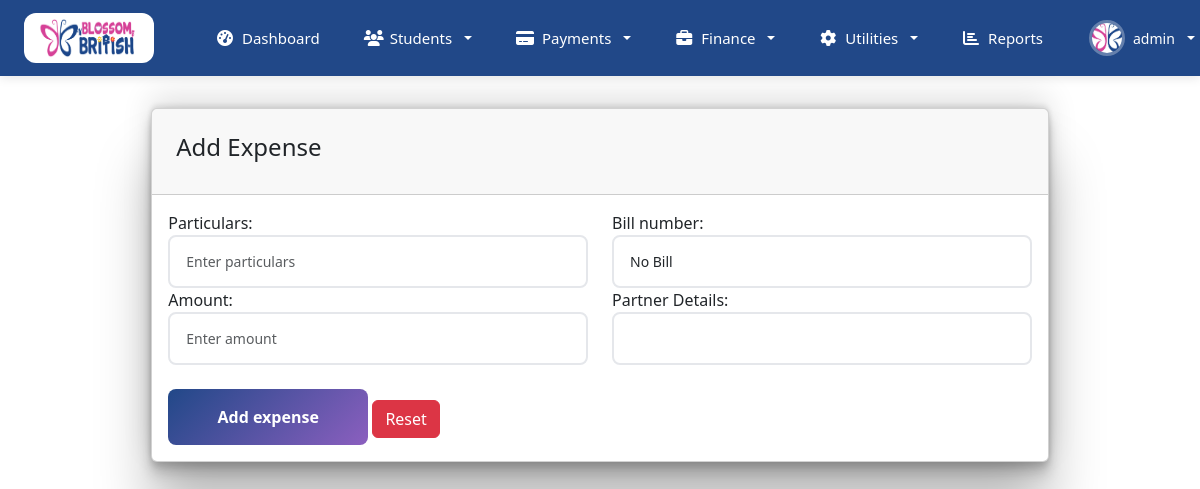
Page /finances/add_expense/ (signed in) on the committed database.
### home/models.py (models this page shows, shortened)
class CustomUser(AbstractBaseUser, PermissionsMixin):
    email = models.EmailField(unique=True, verbose_name='email address')
    username = models.CharField(max_length=30, unique=True,verbose_name='username')
    first_name = models.CharField(max_length=30, blank=True, verbose_name='first name')
    last_name = models.CharField(max_length=30, blank=True, verbose_name='last name')
    is_active = models.BooleanField(default=True, verbose_name='active')
    is_staff = models.BooleanField(default=False, verbose_name='staff status')
    avatar = models.ImageField(upload_to='avatars/', blank=True, null=True)
    role = models.CharField(max_length=20,
                            choices=(
                                ("user","user"),
                                ("account","account"),
                                ("admin","admin"),
                            ),
                            default='user'
                            )
    date_joined = models.DateTimeField(auto_now_add=True, verbose_name='date joined')
    objects = CustomUserManager()
    USERNAME_FIELD = 'username'
    REQUIRED_FIELDS = ["first_name", "last_name", "email"]
    class Meta:
        verbose_name = 'user'
        verbose_name_plural = 'users'

### Finance/views.py (the view)
# urls.py: path('add_expense/', views.add_expense, name='add_expense'),
def add_expense(request):
    if request.method == 'POST':
        form = ExpenseForm(request.POST)
        if form.is_valid():
            form.save()
            messages.success(request, "Expense record added successfully.")
            return redirect('Expense')  # Redirect to the same page or another view
    else:
        form = ExpenseForm()
    return render(request, 'finance/add-expense.html', {'form': form})

### Finance/forms.py
class ExpenseForm(forms.ModelForm):
    class Meta:
        model = Expense
        fields = ['perticulers',"bill_number", 'amount', 'other']
        labels = {
            'perticulers': 'Particulars',
            'amount': 'Amount',
            'other': 'Partner Details',
        }
        widgets = {
            'perticulers': forms.TextInput(attrs={
                'class': 'form-control form-input',
                'id': 'Expense-perticulers',
                'placeholder': 'Enter particulars'
            }),
            'amount': forms.NumberInput(attrs={
                'class': 'form-control form-input',
                'id': 'Expense-amount',
                'placeholder': 'Enter amount',
                "min":0
            }),
            'other': forms.TextInput(attrs={
                'class': 'form-control form-input',
                'id': 'Expense-other',
                'placeholder': 'Other details',
            }),
            'bill_number': forms.TextInput(attrs={
                'class': 'form-control form-input',
                'id': 'billno',
                'placeholder': 'Bill Number (Optional)'
            }),
        }

### home/context_processors.py (called while the page is built)
def user_context(request):
    if isinstance(request.user, AnonymousUser):
        return {}
    return {
        'user_full_name': f"{request.user.first_name} {request.user.last_name}".strip(),
        'user_initials': f"{request.user.first_name[:1]}{request.user.last_name[:1]}".upper() if request.user.first_name and request.user.last_name else request.user.username[:2].upper(),
        'user_role_display': request.user.role.title() if hasattr(request.user, 'role') else 'User',
    }

### templates/finance/add-expense.html (shortened to what this page needs)
{% extends 'auth_templates/index.html' %}
{% block content %}
<div class="category-add-list">
    <div class="content-page">
        <div class="container-fluid add-form-list">
            <div class="row">
                <div class="col-sm-12">
                    <div class="card"style="box-shadow: rgba(0, 0, 0, 0.25) 0px 54px 55px, rgba(0, 0, 0, 0.12) 0px -12px 30px, rgba(0, 0, 0, 0.12) 0px 4px 6px, rgba(0, 0, 0, 0.17) 0px 12px 13px, rgba(0, 0, 0, 0.09) 0px -3px 5px;">
                        <div class="card-header d-flex justify-content-between">
                            <div class="header-title">
                                <h4 class="card-title">Add Expense</h4>
                            </div>
                        </div>
                        <div class="card-body">
                            <form method="post" data-toggle="validator">
                                <div class="row">
                                {% for field in form %}
                                    <div class="col-md-6">
                                        <div class="form-group">
                                            {{field.label_tag}}
                                            {{field}}
                                        </div>
                                    </div>
                                    {% endfor %}
                                </div>
                                <br><b></b>
                                <button type="submit" class="submit-button mr-2">Add expense</button>
                                <button type="reset" class="btn btn-danger">Reset</button>
                            </form>
                        </div>
                    </div>
                </div>
            </div>
        </div>
    </div>
</div>
{% endblock %}

### templates/auth_templates/index.html (shortened to what this page needs)
<!DOCTYPE html>
{% load static %}
<html lang="en">
<head>
    <link rel="stylesheet" href="{% static 'css/styles.css' %}">
    <link href="https://cdnjs.cloudflare.com/ajax/libs/font-awesome/6.4.0/css/all.min.css" rel="stylesheet">
  <link href="{% static 'glightbox/glightbox.min.css' %}" rel="stylesheet">
    <link href="https://cdnjs.cloudflare.com/ajax/libs/bootstrap/5.3.2/css/bootstrap.min.css" rel="stylesheet">
    <link href="https://cdnjs.cloudflare.com/ajax/libs/font-awesome/6.4.0/css/all.min.css" rel="stylesheet">
</head>
<body>
 <nav class="navbar navbar-expand-lg custom-navbar sticky-top">
    <div class="container-fluid px-4">
        <a class="navbar-brand" href="{% url 'index' %}">
            <img src="{% static 'img/BB_LOGO_V1.png' %}" alt="Blossom British"  style="max-width: 100px;">
        </a>
        <div class="collapse navbar-collapse" id="navbarNav">
            <ul class="navbar-nav me-auto ms-4">
                <li class="nav-item">
                    <a class="nav-link" href="{% url 'index' %}">
                        <i class="fas fa-tachometer-alt"></i>
                        Dashboard
                    </a>
                </li>
                <li class="nav-item dropdown">
                    <a class="nav-link dropdown-toggle" href="#" role="button" data-bs-toggle="dropdown" aria-expanded="false">
                        <i class="fas fa-users"></i>
                        Students
                    </a>
                </li>
                <li class="nav-item dropdown">
                    <a class="nav-link dropdown-toggle" href="#" role="button" data-bs-toggle="dropdown" aria-expanded="false">
                        <i class="fas fa-credit-card"></i>
                        Payments
                    </a>
                </li>
                <li class="nav-item dropdown">
                    <a class="nav-link dropdown-toggle" href="#" role="button" data-bs-toggle="dropdown" aria-expanded="false">
                        <i class="fas fa-briefcase"></i> Finance
                    </a>
                </li>
                <li class="nav-item dropdown">
                    <a class="nav-link dropdown-toggle" href="#" role="button" data-bs-toggle="dropdown" aria-expanded="false">
                        <i class="fas fa-cog"></i>
                        Utilities
                    </a>
                </li>
                <li class="nav-item">
                    <a class="nav-link" href="{% url 'reports_dashboard' %}">
                        <i class="fas fa-chart-bar"></i> Reports
                    </a>
                </li>
            </ul>
            <ul class="navbar-nav ms-auto">
                <li class="nav-item dropdown">
                    <a class="nav-link dropdown-toggle user-menu text-white" href="#" role="button" data-bs-toggle="dropdown" aria-expanded="false">
                        {% if user.avatar %}
                            <img src="{{ user.avatar.url }}" alt="User" class="user-avatar">
                        {% else %}
                            <img src="{% static 'img/userplaceholder.png' %}" alt="User" class="user-avatar">
                        {% endif %}
                        <span class="user-name">{{ user.username }}</span>
                    </a>
                </li>
            </ul>
        </div>
    </div>
</nav>
<main class="main-content">
    <div class="dashboard-container">
        {% block content %}{% endblock %}
    </div>
</main>
</body>
</html>

### static/css/styles.css (style rules this page uses)
:root { --e-global-color-primary: #214888; --e-global-color-secondary: #D54395; --e-global-color-text: #453F4E; --e-global-color-accent: #FBF8FF; --e-global-color-3a7e2f2: #FFB804; --e-global-color-e1cf4e4: #DEC8FE; --e-global-color-fe7363b: #F7F1FF; --e-global-color-aa4a27d: #FEFEFE; --e-global-color-eecedb7: #F3EBFF; --e-global-color-d2fd119: #FF854B; --e-global-color-3e3936d: #FFEFC6; --e-global-color-bea3118: #89C0FF; --e-global-color-4e9ef99: #43A574; --e-global-color-7d1e931: #FF9587; --e-global-color-5d90ead: #F0F0F0; --e-global-typography-primary-font-family: "Poppins"; --shadow-light: 0 2px 8px rgba(0, 0, 0, 0.1); --shadow-medium: 0 4px 16px rgba(0, 0, 0, 0.12); --shadow-heavy: 0 8px 24px rgba(0, 0, 0, 0.15); --border-radius-sm: 6px; --border-radius: 12px; --border-radius-lg: 16px; }
* { margin: 0; padding: 0; box-sizing: border-box; }
body { font-family: var(--e-global-typography-primary-font-family), sans-serif; background-color: var(--e-global-color-fe7363b); color: var(--e-global-color-text); line-height: 1.6; }
.custom-navbar { background: linear-gradient(135deg, #214888 0%, #214888 100%) !important; padding: 6px 0; box-shadow: 0 2px 10px rgba(0,0,0,0.1); min-height: 50px; }
.navbar { background-color: transparent !important; }
.navbar-brand { background-color: white; padding: 8px 15px; border-radius: 12px; margin-right: 0; display: flex; align-items: center; }
.navbar-brand img { height: 40px; width: auto; }
.navbar-nav .nav-item { margin: 0 2px; }
.navbar-nav .nav-link { color: white !important; font-weight: 500; padding: 12px 20px !important; border-radius: 8px; transition: all 0.3s ease; display: flex; align-items: center; gap: 8px; font-size: 15px; }
.navbar-nav .nav-link i { font-size: 16px; width: 18px; text-align: center; }
.dropdown-toggle::after { display: none; }
.dropdown-toggle { position: relative; }
.dropdown-toggle::before { font-family: "Font Awesome 6 Free"; font-weight: 900; font-size: 12px; margin-left: 8px; transition: transform 0.3s ease; }
.navbar-nav.ms-auto .nav-item { margin: 0 4px; }
.user-menu { display: flex; align-items: center; gap: 12px; }
.user-avatar { width: 36px; height: 36px; border-radius: 50%; border: 3px solid rgba(255, 255, 255, 0.3); object-fit: cover; }
.user-name { font-weight: 600; color: white !important; margin: 0; }
.main-content { padding: 32px 24px; max-width: 1400px; margin: 0 auto; }
.dashboard-container { display: flex; flex-direction: column; gap: 32px; }
.card-header { padding: 24px !important; border-bottom: 1px solid var(--e-global-color-5d90ead); display: flex; justify-content: space-between; align-items: center; }
.user-name { font-size: 14px; font-weight: 500; color: var(--e-global-color-text); }
@media (min-width: 921px) and (max-width: 1200px) { .nav-link { padding: 16px 12px; font-size: 14px; } }
@media (min-width: 921px) and (max-width: 1200px) { .nav-link i { font-size: 13px; } }

### templates/finance/add-expense.html (style rules this page uses)
.category-add-list { width: 80% !important; margin: auto; }
:root { --primary-blue: #214888; --secondary-pink: #D54395; --accent-purple: #8B5FBF; --light-purple: #F3EBFF; --soft-yellow: #FFD700; --coral: #FF6B6B; --light-bg: #F8F6FF; --white: #FFFFFF; --text-dark: #453F4E; --text-light: #6B7280; --success: #10B981; --error: #EF4444; --border-color: #E5E7EB; --border-radius: 12px; --shadow: 0 4px 6px -1px rgba(0, 0, 0, 0.1); }
.form-group { position: relative; margin-bottom: 0; }
.form-input { width: 100%; padding: 0.875rem 1rem; border: 2px solid var(--border-color); border-radius: 8px; font-size: 0.875rem; font-family: inherit; transition: all 0.3s ease; background: var(--white); box-sizing: border-box; }
.submit-button { background: linear-gradient(135deg, var(--primary-blue) 0%, var(--accent-purple) 100%); color: var(--white); border: none; padding: 1rem 2.5rem; border-radius: 8px; font-size: 1rem; font-weight: 600; font-family: inherit; cursor: pointer; transition: all 0.3s ease; position: relative; overflow: hidden; min-width: 200px; display: inline-flex; align-items: center; justify-content: center; gap: 0.5rem; }
.submit-button::before { content: ''; position: absolute; top: 50%; left: 50%; width: 0; height: 0; border-radius: 50%; background: rgba(255, 255, 255, 0.2); transition: all 0.6s ease; transform: translate(-50%, -50%); }

### rows in the picture
CustomUser: avatar (picture), username "admin"

### other values in the picture
{{ field.label_tag }} "Particulars:" "Bill number:" "Amount:" "Partner Details:"
